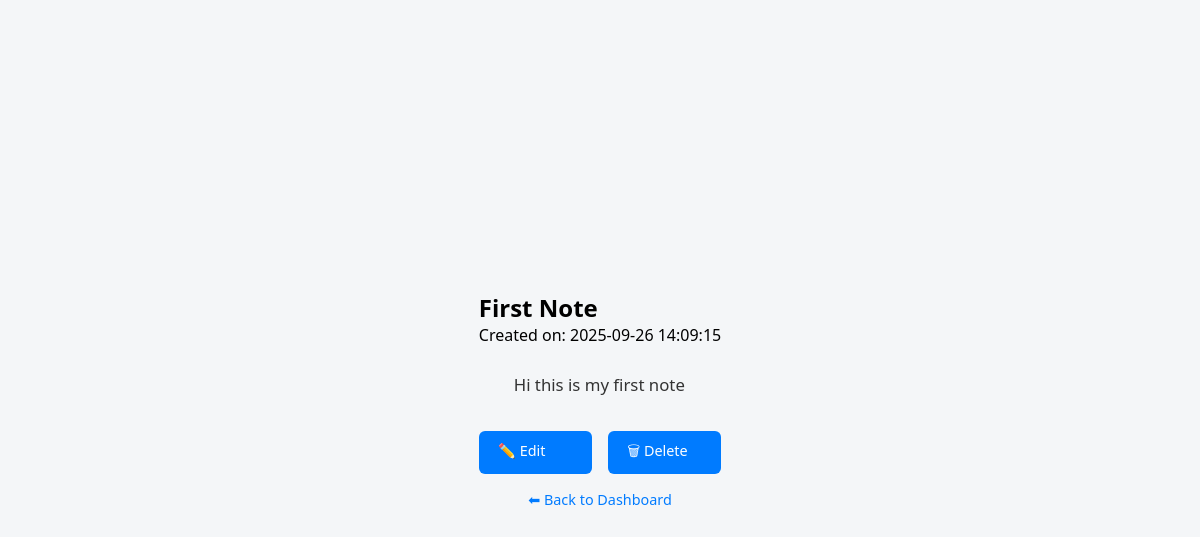
The app's page /view_note.php?id=1 (signed in) with its own data.
### tables this page shows
CREATE TABLE `notes` (
  `id` int(11) NOT NULL,
  `user_id` int(11) NOT NULL,
  `title` varchar(255) NOT NULL,
  `content` longtext NOT NULL,
  `is_summary` tinyint(1) DEFAULT 0,
  `created_at` timestamp NOT NULL DEFAULT current_timestamp()
);

### view_note.php (the view, shortened to what this page needs)
<?php
require_once "config.php";
$note_id = (int) $_GET['id'];
$user_id = $_SESSION['user_id'];
$stmt = $pdo->prepare("SELECT * FROM notes WHERE id = :id AND user_id = :user_id LIMIT 1");
$stmt->execute([":id" => $note_id, ":user_id" => $user_id]);
$note = $stmt->fetch(PDO::FETCH_ASSOC);
?>
<!DOCTYPE html>
<html lang="en">
<head>
  <link rel="stylesheet" href="style.css">
</head>
<body>
<div class="note-container">
    <h2><?= htmlspecialchars($note['title']) ?></h2>
    <p class="note-date">Created on: <?= htmlspecialchars($note['created_at']) ?></p>
    <div class="note-content">
        <?= nl2br(htmlspecialchars($note['content'])) ?>
    </div>
    <div class="note-actions">
        <a href="edit_note.php?id=<?= $note['id'] ?>" class="btn">✏️ Edit</a>
        <a href="delete_note.php?id=<?= $note['id'] ?>"
        class="btn btn-danger"
        onclick="return confirm('Are you sure you want to delete this note?');">🗑 Delete</a>
    </div>
    <p class="switch-link"><a href="index.php">⬅ Back to Dashboard</a></p>
</div>
</body>
</html>

### style.css (style rules this page uses)
* { margin: 0; padding: 0; box-sizing: border-box; font-family: "Segoe UI", Tahoma, Geneva, Verdana, sans-serif; }
body { background: #f4f6f8; display: flex; justify-content: center; align-items: center; height: 100vh; }
.btn { display: block; width: 100%; padding: 0.8rem; background: #007bff; color: #fff; border: none; border-radius: 8px; font-size: 1rem; cursor: pointer; transition: background 0.2s; }
.switch-link { text-align: center; margin-top: 1rem; font-size: 0.9rem; }
.switch-link a { color: #007bff; text-decoration: none; }
.note-content { font-size: 1.05rem; line-height: 1.6; color: #333; white-space: pre-wrap; margin-bottom: 2rem; }
.note-actions { display: flex; gap: 1rem; }
.note-actions .btn { padding: 0.6rem 1.2rem; border-radius: 6px; text-decoration: none; font-size: 0.9rem; }

### records on screen
notes: title "First Note", created_at "2025-09-26 14:09:15", content "Hi this is my first note"
